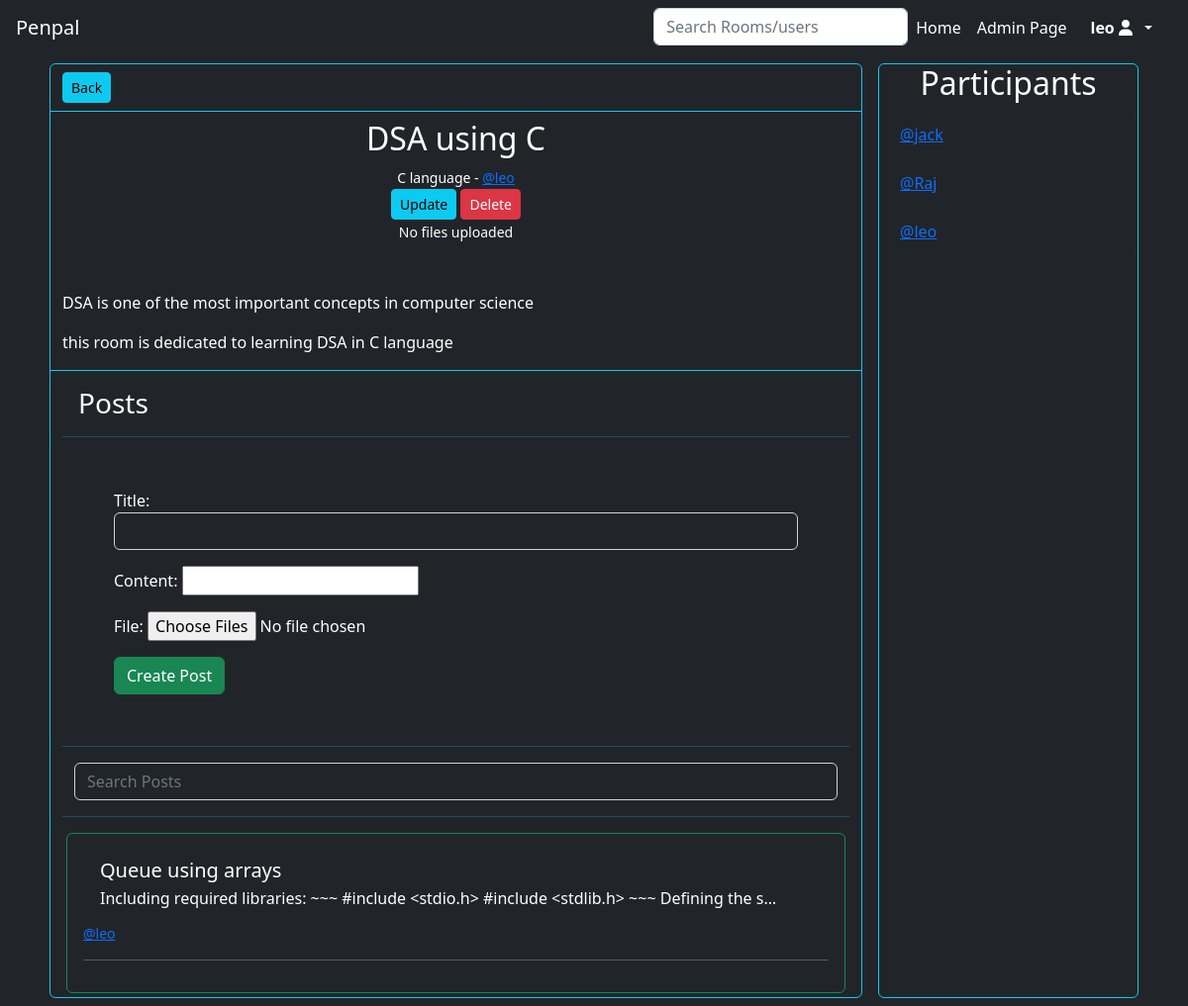
Page /room/3 (signed in) on the committed database.
### accounts/models.py (models this page shows, shortened)
class Account(AbstractBaseUser,PermissionsMixin):
    id = models.UUIDField(primary_key = True,default=uuid.uuid4,editable=False)
    Genders=[
        ("Male","Male"),
        ("Female","Female")
    ]
    email = models.EmailField(verbose_name="email", max_length=60, unique=True)
    username = models.CharField(max_length=30, unique=True)
    gender = models.CharField(max_length=7,choices=Genders,default = "Male")
    phone_num = PhoneNumberField(blank=True)
    current_residence = CountryField(null =True , blank = True)
    nationality = CountryField(null =True , blank = True)
    date_joined = models.DateTimeField(verbose_name="date joined", auto_now_add=True)
    last_login = models.DateTimeField(verbose_name="last login", auto_now=True)
    is_active = models.BooleanField(default=True)
    is_admin = models.BooleanField(default=False)
    is_staff = models.BooleanField(default=False)
    is_superuser = models.BooleanField(default=False)
    profile_image = models.URLField(default="https://www.freeiconspng.com/thumbs/account-icon/account-icon-33.png")
    USERNAME_FIELD = "email"
    REQUIRED_FIELDS = [
        'username',
    ]
    objects = MyAccountManager()
    class Meta:
        unique_together = ('username','email')
    def __str__(self):
        return f"<a href='/accounts/{self.id}'>@{self.username}</a>"

### base/models.py (models this page shows, shortened)
class Room(models.Model):
    name = models.CharField(max_length=120)
    description = MarkdownField(rendered_field='description_rendered', validator=VALIDATOR_STANDARD)
    description_rendered = RenderedMarkdownField()
    is_private = models.BooleanField(default=False)
    created_at = models.DateTimeField(auto_now_add=True)
    updated_at = models.DateTimeField(auto_now=True)
    topic = models.ForeignKey(Topic,null=True, on_delete=models.SET_NULL ,related_name='topic_rooms')
    creator = models.ForeignKey(Account,null=True,on_delete=models.SET_NULL,related_name='created_rooms')
    admins = models.ManyToManyField(Account,related_name='administrated_rooms')
    participants = models.ManyToManyField(Account,related_name='joined_rooms')
    class Meta:
        ordering = ['-created_at']

class Topic(models.Model):
    name = models.CharField(max_length=50)
    def __str__(self):
        return self.name

class Post(models.Model):
    title = models.CharField(max_length=120)
    content = MarkdownField(rendered_field='content_rendered', validator=VALIDATOR_STANDARD)
    content_rendered = RenderedMarkdownField()
    creator = models.ForeignKey(Account,on_delete=models.CASCADE,related_name="user_posts")
    room = models.ForeignKey(Room,on_delete=models.CASCADE,related_name='room_posts')
    likes = models.ManyToManyField(Account,related_name='liked_posts')
    dislikes = models.ManyToManyField(Account,related_name='disliked_posts')
    bookmarks = models.ManyToManyField(Account,related_name='bookmarked_posts')
    pinned = models.BooleanField(default=False)
    created_at = models.DateTimeField(auto_now_add=True)
    updated_at = models.DateTimeField(auto_now=True)
    class Meta:
        ordering = ['pinned','-created_at']

### base/views.py (the view)
# urls.py: path('room/<int:roomid>',view_room,name='view_room'),
def view_room(request, roomid):
    context = {}
    room = Room.objects.get(id=roomid)
    context['room'] = room
    context['post_form'] = PostCreationForm()
    context['file_form'] = PostFileForm()
    if request.GET:
        p = request.GET.get('p')
        context['posts'] = room.room_posts.filter(title__icontains=p)
    else:
        context['posts'] = room.room_posts.all()
    context['joined'] = (request.user in room.participants.all())
    return render(request,"base/view_room.html",context)

### base/forms.py
class PostCreationForm(forms.ModelForm):
    class Meta:
        model = Post
        fields = ('title', 'content')
        widgets = {
            'title': forms.TextInput(attrs={'class':'form-control bg-dark text-white'}),
            'content': MDEWidget(attrs={'class':'bg-dark text-white form-control'}),
        }

class PostFileForm(forms.ModelForm):
    file = forms.FileField(required=False,widget=ClearableMultipleFileInput())
    class Meta:
        model = PostFile
        fields = ['file']

### base/widgets.py (called while the page is built)
    def is_initial(self, value):
        return bool(value)

### base/templates/base/view_room.html (shortened to what this page needs)
{% extends "layout.html" %}
{% block body %}
<div class="container" style="display: grid; grid-template-columns: 3fr 1fr;">
    <div class="border rounded border-info m-2">
        <div class="container mt-2 mb-2 border-bottom border-info pb-2">
            <a href="{% url 'index'%}?t={{room.topic.name}}" class="btn btn-info btn-sm">Back</a>
        </div>
        <div class="border-bottom border-info">
            <div class="text-center">
                <h2>{{room.name}}</h2>
                <small>{{room.topic}} - {{room.creator|safe}}</small>
                <div>
                    {% if request.user == room.creator %}
                    <a href="{% url 'update_room' room.id %}" class="btn btn-info btn-sm">Update</a>
                    <a href="{% url 'delete_room' room.id %}" class="btn btn-danger btn-sm">Delete</a>
                    {% elif joined and request.user != room.creator %}
                    <a href="{% url 'leave_room' room.id %}" class="btn btn-danger btn-sm">Leave Room</a>
                    {% endif %}
                </div>
            </div>
            <div class="text-center">
                {% for file in room.room_files.all %}
                <a href="{% url 'get_room_file' file.id %}">{{ file }}</a>
                {% empty %}
                <small>No files uploaded</small>
                {% endfor %}
            </div>
            <div class="container-fluid">
                <p class="text-center p-3">{{room.description_rendered | safe}}</p>
            </div>
        </div>
        <div class="text-white container">
            <h3 class="text-left m-3">Posts</h3>
            <hr class="text-info">
            {% include "base/create_post.html" %}
            <hr class="text-info">
        </div>
        <div class="container">
            <form class="container-fluid" action="{% url 'view_room' room.id %}">
                <input name="p" class="form-control bg-dark text-white m-auto" type="search" placeholder="Search Posts"
                    aria-label="Search">
            </form>
            <hr class="text-info">
            <div class="border rounded border-success list-group p-3 m-1">
                {% include "base/posts.html" %}
            </div>
        </div>
    </div>
    <div class="border rounded border-info m-2">
        <h2 class="text-center">Participants</h2>
        <ul class="list-group">
            {% for participant in room.participants.all %}
            <li class="list-group-item bg-dark m-1 text-white border-dark">{{participant | safe}}</li>
            {% endfor %}
        </ul>
    </div>
</div>
{% endblock %}

### accounts/templates/layout.html (shortened to what this page needs)
{% load static %}
{% load crispy_forms_tags %}
<!DOCTYPE html>
<html lang="en">
<head>
    <link href="https://cdn.jsdelivr.net/npm/bootstrap@5.2.0/dist/css/bootstrap.min.css" rel="stylesheet">
    <link rel="stylesheet" href="{% static 'css/styles.css' %}">
    <link rel="stylesheet" href="{% static 'css/bootstrap.css' %}">
</head>
<body class="text-white bg-dark">
    <nav id="navbar" class="text-white navbar navbar-expand-lg" style="z-index: 1;">
        <div class="text-white container-fluid">
            <a class="text-white navbar-brand text-center p-1" href="{% url 'index' %}" data-bs-toggle="tooltip" data-bs-placement="bottom"
                title="Go to Homepage">Penpal</a>
            <div class="text-white collapse navbar-collapse" id="navbarSupportedContent">
                <span class="text-white nav-item d-flex mx-3">
                    <ul class="text-white navbar-nav me-auto mb-2 mb-lg-0">
                        <li class="text-white nav-item">
                            <form class="form-inline" action="{% url 'index'%}" >
                                <input name="s" class="form-control mr-sm-2" type="search" placeholder="Search Rooms/users" aria-label="Search">
                              </form>
                        </li>
                        <li class="text-white nav-item">
                            <a class="text-white nav-link english" href="{% url 'index' %}">Home</a>
                        </li>
                    {% if user.is_authenticated %}
                        {% if user.is_staff %}
                            <li class="text-white nav-item">
                                <a class="text-white nav-link english" href="/admin">Admin Page</a>
                            </li>
                        {% endif %}
                        <li class="text-white nav-item dropdown bg-dark">
                            <a class="text-white nav-link dropdown-toggle bg-dark" href="#" id="navbarDropdown" role="button"
                                data-bs-toggle="dropdown" aria-expanded="false"><span data-bs-toggle="tooltip"
                                    data-bs-placement="bottom" title="Dropdown">
                                    <strong class="text-white px-2 bg-dark">{{user.username}}
                                        <i class="text-white fa-solid fa-user"></i></strong></span></a>
                        </li>
                    </ul>
                    {% endif %}
                </span>
            </div>
        </div>
    </nav>
    {% block body %}
    {% endblock %}
</body>
</html>

### base/templates/base/posts.html (shortened to what this page needs)
{% for post in posts %}
<a href="{% url 'view_post' post.id %}"
    class="list-group-item list-group-item-action flex-column align-items-start bg-dark text-white border-dark">
    <div class="d-flex w-100 justify-content-between">
        <h5 class="mb-1">{{ post.title }}</h5>
    </div>
    <p class="mb-1">{{post.content | truncatechars:100 }}</p>
    <small>{{post.creator |safe }}</small>
</a>
<hr>
{% empty %}
<h3>No posts here</h3>
{% endfor %}

### rows in the picture
Account: username "leo", id+username "@leo"
Room: name "DSA using C", topic "C language", creator "@leo", description_rendered "DSA is one of the most important concepts in computer science this room is dedicated to learning DSA in C language"
Post: title "Queue using arrays", content "Including required libraries: ~~~ #include <stdio.h> #include <stdlib.h> ~~~ Defining the s…", creator "@leo"
Account: id+username "@jack"
Account: id+username "@Raj"

### other values in the picture
{{ file_form.as_p }} "File:"
